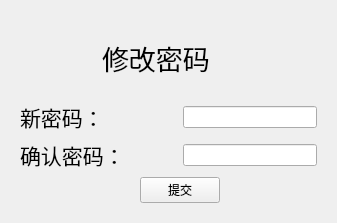
<?xml version="1.0" encoding="UTF-8"?>
<ui version="4.0">
 <class>password</class>
 <widget class="QWidget" name="password">
  <property name="geometry">
   <rect>
    <x>0</x>
    <y>0</y>
    <width>337</width>
    <height>223</height>
   </rect>
  </property>
  <property name="windowTitle">
   <string>Form</string>
  </property>
  <layout class="QGridLayout" name="gridLayout">
   <item row="0" column="0">
    <widget class="QWidget" name="widget" native="true">
     <layout class="QGridLayout" name="gridLayout_2">
      <item row="0" column="0">
       <spacer name="horizontalSpacer">
        <property name="orientation">
         <enum>Qt::Horizontal</enum>
        </property>
        <property name="sizeHint" stdset="0">
         <size>
          <width>78</width>
          <height>20</height>
         </size>
        </property>
       </spacer>
      </item>
      <item row="0" column="1" colspan="3">
       <widget class="QLabel" name="label">
        <property name="font">
         <font>
          <pointsize>20</pointsize>
         </font>
        </property>
        <property name="text">
         <string>修改密码</string>
        </property>
       </widget>
      </item>
      <item row="0" column="4">
       <spacer name="horizontalSpacer_2">
        <property name="orientation">
         <enum>Qt::Horizontal</enum>
        </property>
        <property name="sizeHint" stdset="0">
         <size>
          <width>40</width>
          <height>20</height>
         </size>
        </property>
       </spacer>
      </item>
      <item row="1" column="0" colspan="2">
       <widget class="QLabel" name="label_2">
        <property name="font">
         <font>
          <pointsize>16</pointsize>
         </font>
        </property>
        <property name="text">
         <string>新密码：</string>
        </property>
       </widget>
      </item>
      <item row="1" column="3" colspan="2">
       <widget class="QLineEdit" name="lineEdit"/>
      </item>
      <item row="2" column="0" colspan="3">
       <widget class="QLabel" name="label_3">
        <property name="font">
         <font>
          <pointsize>16</pointsize>
         </font>
        </property>
        <property name="text">
         <string>确认密码：</string>
        </property>
       </widget>
      </item>
      <item row="2" column="3" colspan="2">
       <widget class="QLineEdit" name="lineEdit_2"/>
      </item>
      <item row="3" column="0" colspan="2">
       <spacer name="horizontalSpacer_3">
        <property name="orientation">
         <enum>Qt::Horizontal</enum>
        </property>
        <property name="sizeHint" stdset="0">
         <size>
          <width>40</width>
          <height>20</height>
         </size>
        </property>
       </spacer>
      </item>
      <item row="3" column="2" colspan="2">
       <widget class="QPushButton" name="pushButton">
        <property name="text">
         <string>提交</string>
        </property>
       </widget>
      </item>
      <item row="3" column="4">
       <spacer name="horizontalSpacer_4">
        <property name="orientation">
         <enum>Qt::Horizontal</enum>
        </property>
        <property name="sizeHint" stdset="0">
         <size>
          <width>92</width>
          <height>20</height>
         </size>
        </property>
       </spacer>
      </item>
     </layout>
    </widget>
   </item>
  </layout>
 </widget>
 <resources/>
 <connections/>
</ui>
